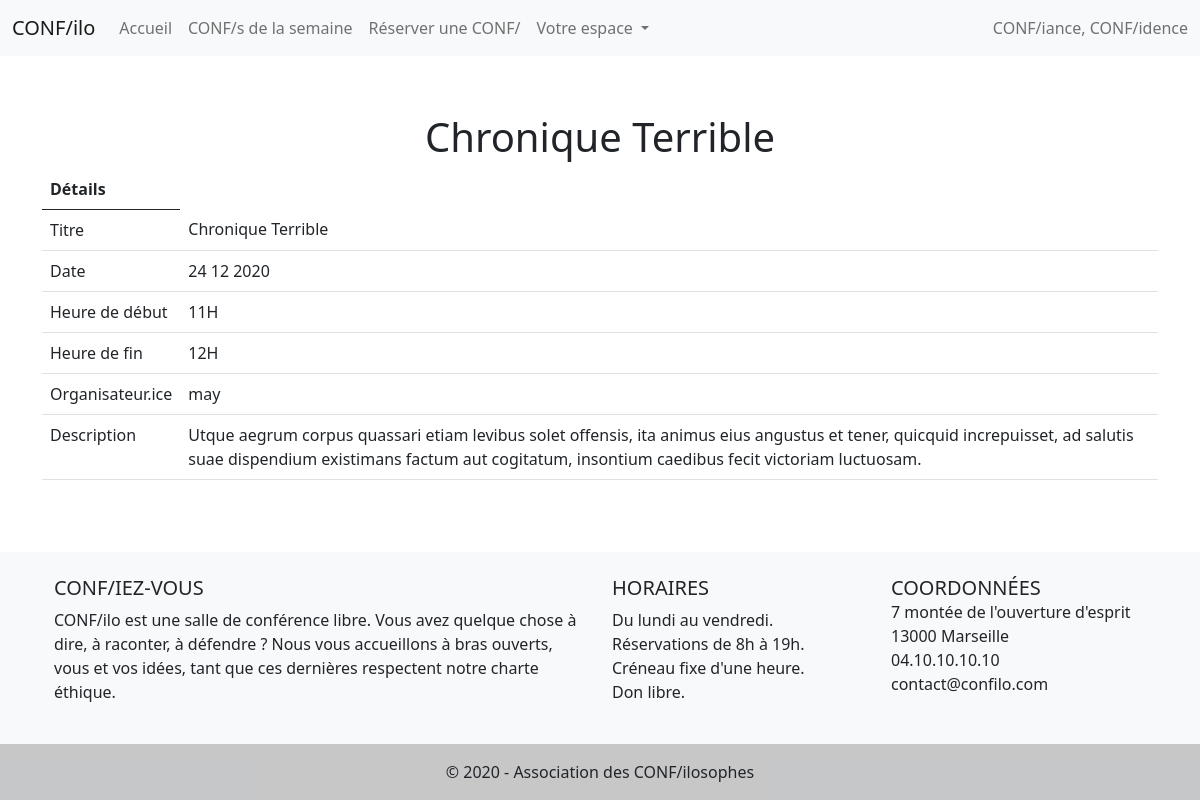
/pages/template.php?page=reservation&id=8 (signed in), run on the app's committed database.
### tables this page shows
CREATE TABLE IF NOT EXISTS `reservations` (
  `id` int(11) NOT NULL AUTO_INCREMENT,
  `titre` varchar(255) NOT NULL,
  `description` text NOT NULL,
  `debut` datetime NOT NULL,
  `fin` datetime NOT NULL,
  `id_utilisateur` int(11) NOT NULL,
  PRIMARY KEY (`id`)
);

CREATE TABLE IF NOT EXISTS `utilisateurs` (
  `id` int(11) NOT NULL AUTO_INCREMENT,
  `login` varchar(255) NOT NULL,
  `password` varchar(255) NOT NULL,
  PRIMARY KEY (`id`)
);

### includes/Reservation.php (called while the page is built, shortened)
<?php
class Reservation
{
    private $bdd;
    function select($id)
    {
        try {
            $this->bdd = new PDO("mysql:host=" . DB_HOST . ";dbname=" . DB_NAME . ";charset=" . DB_CHARSET,
                DB_USER, DB_PASSWORD);
        } catch (Exception $e) {
            die('Erreur : ' . $e->getMessage());
        }
        $id = htmlspecialchars($id);
        $stmt = $this->bdd->prepare('SELECT titre, description, debut, fin, login FROM reservations INNER JOIN utilisateurs ON reservations.id_utilisateur = utilisateurs.id WHERE reservations.id= ?');
        $stmt->execute([$id]);
        $infos = $stmt->fetch(pdo::FETCH_ASSOC);
        $tableau = [];
        $tableau['Titre'] = $infos['titre'];
        $tableau['Date'] = date('d m Y', strtotime($infos['debut']));
        $tableau['Heure de début'] = date('H', strtotime($infos['debut'])) . 'H';
        $tableau['Heure de fin'] = date('H', strtotime($infos['fin'])) . 'H';
        $tableau['Organisateur.ice'] = $infos['login'];
        $tableau['Description'] = $infos['description'];
        return $tableau;
    }
}

### pages/reservation.php (the view, shortened to what this page needs)
<?php
$resa = new Reservation;
$infos = $resa->select($_GET['id']);
?>
<main role="main">
    <div>
        <h1><?php echo $infos['Titre']; ?></h1>
    </div>
    <div class="container">
        <div class="table-responsive">
            <table class="table">
                <thead>
                <tr><th>Détails</th></tr>
                </thead>
                <tbody>
                <?php foreach ($infos as $key => $info): ?>
                    <tr><td><?php echo $key ?></td><td><?php echo $info ?></td></tr>
                <?php endforeach; ?>
                </tbody>
            </table>
        </div>
    </div>
</main>

### css/style.css (style rules this page uses)
html, body { min-height: 100vh; }
body { display: flex; flex-direction: column; justify-content: space-between; }
main { display: flex; flex-direction: column; min-height: 50vh; justify-content: center; align-items: center; }

### data on the page
reservations: titre "Chronique Terrible", id_utilisateur.login "may", description "Utque aegrum corpus quassari etiam levibus solet offensis, ita animus eius angustus et tener, quicquid increpuisset, ad salutis suae dispendium existimans factum aut cogitatum, insontium caedibus fecit victoriam luctuosam."

### other printed values
$key "Titre"
$key "Date"
$info "24 12 2020"
$key "Heure de début"
$info "11H"
$key "Heure de fin"
$info "12H"
$key "Organisateur.ice"
$key "Description"
